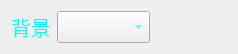
<?xml version="1.0" encoding="UTF-8"?>
<ui version="4.0">
 <class>BackgroundSetting</class>
 <widget class="QWidget" name="BackgroundSetting">
  <property name="geometry">
   <rect>
    <x>0</x>
    <y>0</y>
    <width>238</width>
    <height>54</height>
   </rect>
  </property>
  <property name="font">
   <font>
    <family>Arial Black</family>
    <pointsize>15</pointsize>
   </font>
  </property>
  <property name="windowTitle">
   <string>BackgroundSetting</string>
  </property>
  <property name="styleSheet">
   <string notr="true">color: rgb(0, 255, 255);</string>
  </property>
  <layout class="QHBoxLayout" name="horizontalLayout_2">
   <item>
    <widget class="QLabel" name="label">
     <property name="font">
      <font>
       <family>Arial Black</family>
       <pointsize>15</pointsize>
      </font>
     </property>
     <property name="text">
      <string>背景</string>
     </property>
    </widget>
   </item>
   <item>
    <layout class="QHBoxLayout" name="horizontalLayout">
     <item>
      <widget class="QComboBox" name="comboBox">
       <property name="font">
        <font>
         <family>Arial Black</family>
         <pointsize>13</pointsize>
        </font>
       </property>
      </widget>
     </item>
     <item>
      <spacer name="horizontalSpacer">
       <property name="orientation">
        <enum>Qt::Horizontal</enum>
       </property>
       <property name="sizeHint" stdset="0">
        <size>
         <width>40</width>
         <height>20</height>
        </size>
       </property>
      </spacer>
     </item>
    </layout>
   </item>
  </layout>
 </widget>
 <resources/>
 <connections/>
</ui>
